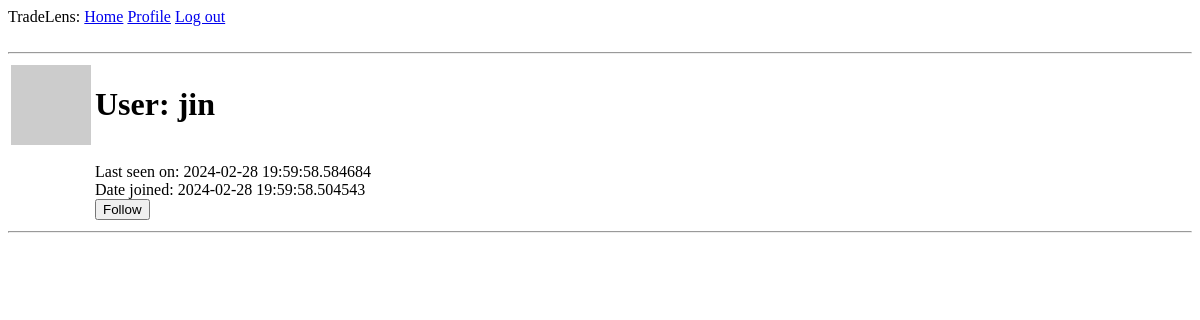
Page /user/jin (signed in) on the earlier database version.
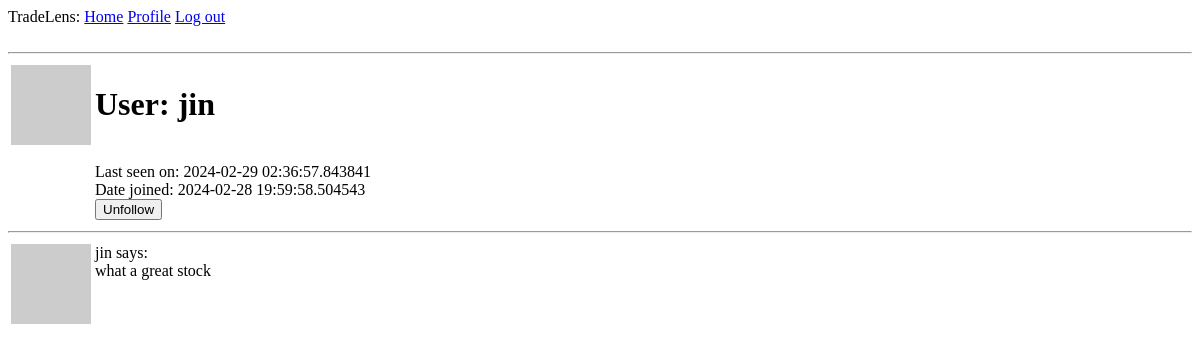
Same page on the later database version.
### app/models.py (models this page shows, shortened)
class User(db.Model, UserMixin):
    id: so.Mapped[int] = so.mapped_column(primary_key=True)
    username: so.Mapped[str] = so.mapped_column(sa.String(64), index=True, unique=True)
    email: so.Mapped[str] = so.mapped_column(sa.String(120), index=True, unique=True)
    password_hash: so.Mapped[Optional[str]] = so.mapped_column(sa.String(256))
    about_me: so.Mapped[Optional[str]] = so.mapped_column(sa.String(200))
    last_seen: so.Mapped[Optional[datetime]] = so.mapped_column(default=lambda: datetime.now(timezone.utc))
    date_joined: so.Mapped[Optional[datetime]] = so.mapped_column(index=True, default=lambda: datetime.now(timezone.utc))
    posts: so.WriteOnlyMapped['Post'] = so.relationship(back_populates='author')
    def avatar(self, size):
        digest = md5(self.email.lower().encode('utf-8')).hexdigest()
        return f'https://www.gravatar.com/avatar/{digest}?d=identicon&s={size}' # url of user's avatar image
    following: so.WriteOnlyMapped['User'] = so.relationship(
        secondary=followers,
        primaryjoin=(followers.c.follower_id == id),
        secondaryjoin=(followers.c.following_id == id),
        back_populates='followers'
    )
    followers: so.WriteOnlyMapped['User'] = so.relationship(
        secondary=followers,
        primaryjoin=(followers.c.following_id == id),
        secondaryjoin=(followers.c.follower_id == id),
        back_populates='following'
    )
    def is_following(self, user) -> bool:
        query = self.following.select().where(User.id == user.id)
        return db.session.scalar(query) is not None

class Post(db.Model):
    id: so.Mapped[int] = so.mapped_column(primary_key=True)
    title: so.Mapped[str] = so.mapped_column(sa.String(10), index=True)
    content: so.Mapped[str] = so.mapped_column(sa.Text())
    timestamp: so.Mapped[datetime] = so.mapped_column(index=True, default=lambda: datetime.now(timezone.utc))
    user_id: so.Mapped[int] = so.mapped_column(sa.ForeignKey(User.id), index=True) # foreign key to link user_id which refers to the primary key id from the User model
    author: so.Mapped[User] = so.relationship(back_populates='posts')

### app/routes.py (the view)
@app.route('/user/<username>')
@login_required
def user(username):
    user = User.query.filter_by(username=username).first_or_404()
    form = EmptyForm()
    posts = Post.query.order_by(Post.timestamp).where(Post.user_id == user.id)
    return render_template('user.html', title=f'{user.username}', user=user, posts=posts, form=form)

### app/forms.py
class EmptyForm(FlaskForm):
    submit = SubmitField('Submit')

### app/models.py (called while the page is built)
@login_manager.user_loader
def load_user(id): # Flask-Login passes id argument as string
    return db.session.get(User, int(id))

### app/routes.py (called while the page is built)
@app.before_request
def before_request():
    if current_user.is_authenticated: # if current_user is logged in
        current_user.last_seen = datetime.now(timezone.utc) # set last seen field to current time
        db.session.commit()

### app/templates/user.html (shortened to what this page needs)
{% extends 'base.html' %}
{% block content %}
    <table>
        <tr valign="top">
            <td><img src="{{ user.avatar(128) }}" alt=""></td>
            <td>
                <h1>User: {{ user.username }}</h1>
                {% if user.about_me %} {{ user.about_me }} {% endif %} <br>
                {% if user.last_seen %} Last seen on: {{ user.last_seen }} {% endif %} <br>
                {% if user.date_joined %} Date joined: {{ user.date_joined }} {% endif %} <br>
                {% if user == current_user %}
                    <a href="{{ url_for('edit_profile') }}">Edit Profile</a>
                {% elif not current_user.is_following(user) %}
                    <form action="{{ url_for('follow', username=user.username) }}" method="post">
                        {{ form.submit(value='Follow')}}
                    </form>
                {% else %}
                    <form action="{{ url_for('unfollow', username=user.username) }}" method="post">
                        {{ form.submit(value='Unfollow')}}
                    </form>
                {% endif %}
            </td>
        </tr>
    </table>
    <hr>
    {% for post in posts %}
        {% include '_post.html' %}
    {% endfor %}
{% endblock %}

### app/templates/_post.html
<table>
    <tr valign="top">
        <td><img src="{{ post.author.avatar(36) }}" alt=""></td>
        <td>{{ post.author.username }} says: <br>{{ post.content }} <br></td>
    </tr>
</table>

Differences in the rows shown:
changed User "jin": last_seen "2024-02-28 19:59:58.584684" → "2024-02-29 02:36:57.843841"
added Post: author.username "jin", content "what a great stock"
Other differences:
form field submit: (not shown) → "Unfollow"
form field submit: "Follow" → (not shown)
